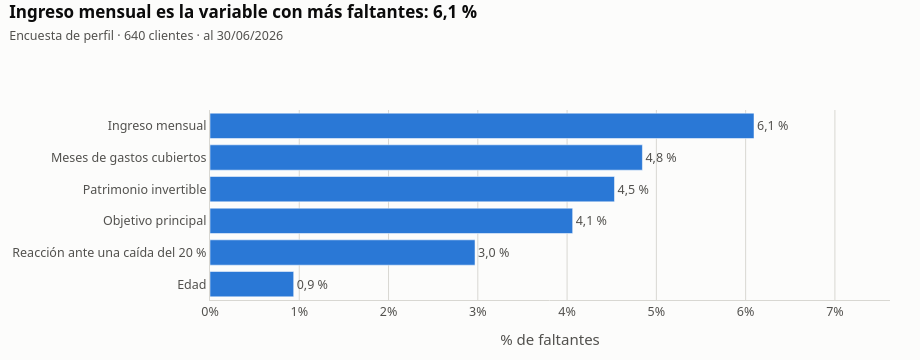

The notebook cell this image was saved under:
### Code cell
conteo = encuesta.isna().sum()
conteo = conteo[conteo > 0].sort_values()
porcentaje = conteo / len(encuesta)

figura = go.Figure(
    go.Bar(
        x=porcentaje.values,
        y=[nombre_legible(columna) for columna in conteo.index],
        orientation="h",
        marker_color=COLOR_PERFIL["Conservador"],
        text=[f"{formato_es(v * 100, 1)} %" for v in porcentaje],
        textposition="outside",
        customdata=conteo.values,
        hovertemplate=(
            "<b>%{y}</b><br>%{customdata} de "
            + str(len(encuesta))
            + " clientes sin respuesta<extra></extra>"
        ),
    )
)
figura.update_xaxes(
    tickformat=".0%",
    range=[0, porcentaje.max() * 1.25],
    title="% de faltantes",
)
figura.update_yaxes(showgrid=False)
presentar(
    figura,
    f"{nombre_legible(porcentaje.index[-1])} es la variable con más faltantes: "
    f"{formato_es(porcentaje.iloc[-1] * 100, 1)} %",
    f"Encuesta de perfil · {len(encuesta)} clientes · al 30/06/2026",
    interactivo=False,
    alto=360,
)

### Figure 1 — Plotly figure (JSON) as saved in the notebook; plotly's stock layout.template omitted (floating-point values rounded to 4 significant figures)
{"data": [{"customdata": [6, 19, 26, 29, 31, 39], "hovertemplate": "<b>%{y}</b><br>%{customdata} de 640 clientes sin respuesta<extra></extra>", "marker": {"color": "#2a78d6"}, "orientation": "h", "text": ["0,9 %", "3,0 %", "4,1 %", "4,5 %", "4,8 %", "6,1 %"], "textposition": "outside", "type": "bar", "x": [0.009375, 0.02969, 0.04063, 0.04531, 0.04844, 0.06094], "y": ["Edad", "Reacción ante una caída del 20 %", "Objetivo principal", "Patrimonio invertible", "Meses de gastos cubiertos", "Ingreso mensual"]}], "layout": {"font": {"color": "#52514e", "family": "Segoe UI, Inter, Arial, sans-serif", "size": 12.5}, "height": 360, "hoverlabel": {"align": "left", "bgcolor": "white", "bordercolor": "#d8d7d2", "font": {"color": "#0b0b0b", "family": "Segoe UI, Inter, Arial, sans-serif", "size": 12.5}}, "margin": {"b": 60, "l": 20, "r": 30, "t": 110}, "paper_bgcolor": "#fcfcfb", "plot_bgcolor": "#fcfcfb", "separators": ",.", "title": {"font": {"color": "#0b0b0b", "size": 17}, "text": "<b>Ingreso mensual es la variable con más faltantes: 6,1 %</b><br><span style='font-size:12.5px;color:#52514e'>Encuesta de perfil · 640 clientes · al 30/06/2026</span>", "x": 0.01, "xanchor": "left", "y": 0.95, "yanchor": "top", "yref": "container"}, "width": 920, "xaxis": {"automargin": true, "gridcolor": "#d8d7d2", "linecolor": "#d8d7d2", "range": [0, 0.07617], "tickformat": ".0%", "title": {"text": "% de faltantes"}, "zeroline": false}, "yaxis": {"automargin": true, "gridcolor": "#d8d7d2", "linecolor": "#d8d7d2", "showgrid": false, "zeroline": false}}}
